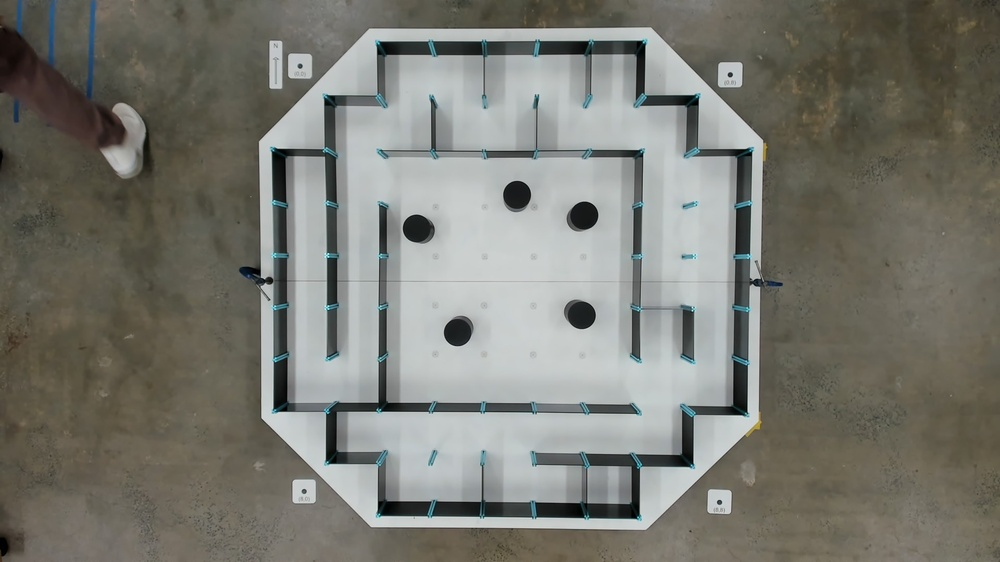
#> input picture 4.2_Path_Planning/maze7.jpg, 1000 x 562 px, shrunk from 1920 x 1080 before the run
$ jupyter execute Continuous_PP.ipynb   (older library calls are emulated)
#> lines starting #> are read from the running program, lines starting #| are printed output that depends on the picture; after the words box and inside, x2 and y2 are one past the last pixel; in counts of white or black regions, pixels touching at a corner belong together
# Requirements

[cell 1]
import cv2
import numpy as np
import random
import math
from matplotlib import pyplot as plt
from collections import deque

random.seed(42)

# Image Processing

[cell 2]
img = cv2.imread("maze7.jpg")
#> img is the input picture: shape (562, 1000, 3); mean B, G, R 113.7, 121.4, 121.4
gray = cv2.cvtColor(img, cv2.COLOR_BGR2GRAY)
blur = cv2.GaussianBlur(gray, (5, 5), 0)
_, thresh = cv2.threshold(blur, 140, 200, cv2.THRESH_BINARY)
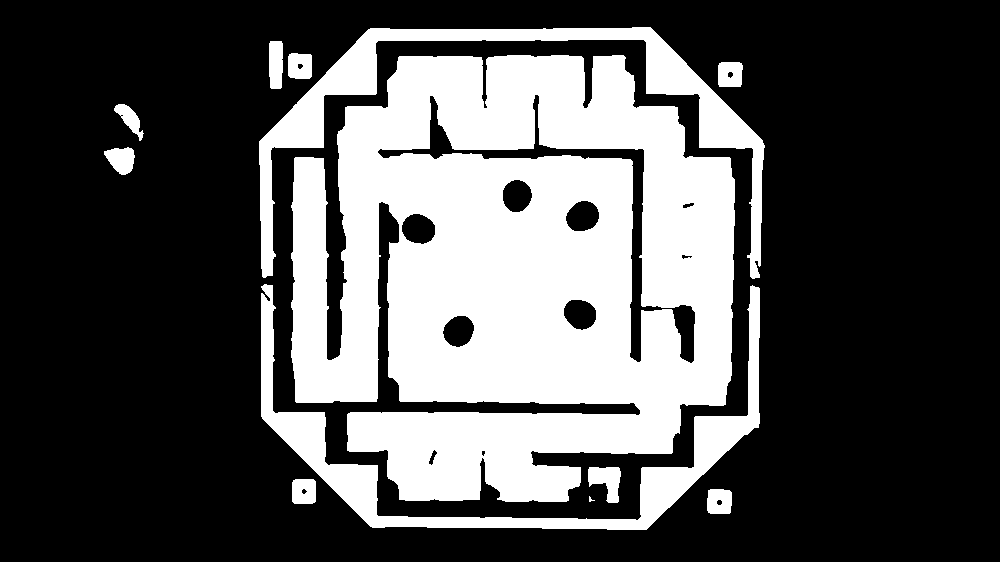
#> thresh: shape (562, 1000); values 0 (black) and 200 (white), 31.9% white; 12 white regions (1 under 20 px)
_, contours, _ = cv2.findContours(thresh, cv2.RETR_EXTERNAL, cv2.CHAIN_APPROX_SIMPLE)
#> contours = 12 contours, 1 with area under 20; largest, box (x1, y1, x2, y2) and area: (291, 55, 735, 502) 151370, (259, 27, 765, 279) 15289, (261, 284, 760, 530) 14244, (588, 467, 621, 503) 691, (269, 41, 283, 89) 579
largest_contour = max(contours, key=cv2.contourArea)
#> largest_contour = contour of 616 points, box (x1, y1, x2, y2) (291, 55, 735, 502), area 151370
x, y, w, h = cv2.boundingRect(largest_contour)
#> x = 291; y = 55; w = 444; h = 447
cropped = img[y:y+h, x:x+w]
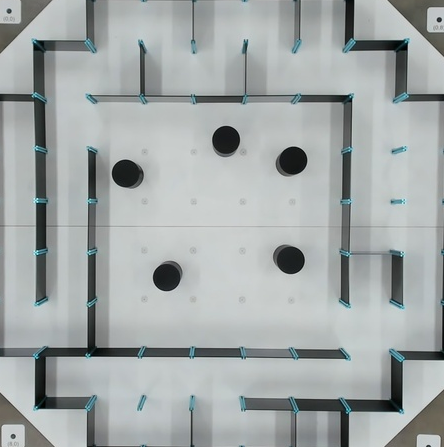
#> cropped: shape (447, 444, 3); mean B, G, R 168.4, 168.6, 162.8

plt.figure(figsize=(10, 5))

plt.subplot(1, 2, 1)
plt.imshow(cv2.cvtColor(img, cv2.COLOR_BGR2RGB))
plt.title('Original Image')

plt.subplot(1, 2, 2)
plt.imshow(cv2.cvtColor(cropped, cv2.COLOR_BGR2RGB))
plt.title('Black & White Image with Pronounced Lines')
plt.show()

# Crop to Edges on Maze

[cell 3]
image = cropped.copy()
hsv = cv2.cvtColor(image, cv2.COLOR_BGR2HSV)
#> hsv: shape (447, 444, 3); mean H, S, V 86.2, 12.4, 169.3

lower_blue = np.array([80, 80, 80])
upper_blue = np.array([120, 200, 200])
mask = cv2.inRange(hsv, lower_blue, upper_blue)
#> mask: shape (447, 444); 0.87% white in thin lines or dots

kernel = np.ones((5, 5), np.uint8)
mask = cv2.morphologyEx(mask, cv2.MORPH_CLOSE, kernel)
#> mask: shape (447, 444); 1% white; 55 white regions (15 under 20 px), largest, box (x1, y1, x2, y2) and area: (389, 349, 405, 362) 103, (343, 38, 356, 52) 90, (393, 93, 409, 103) 85
mask = cv2.morphologyEx(mask, cv2.MORPH_OPEN, kernel)
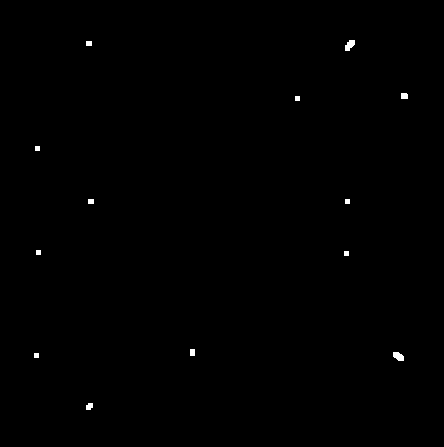
#> mask: shape (447, 444); 0.24% white; 13 white regions

_, contours, _ = cv2.findContours(mask, cv2.RETR_EXTERNAL, cv2.CHAIN_APPROX_SIMPLE)
#> contours = 13 contours, 6 with area under 20; largest, box (x1, y1, x2, y2) and area: (393, 352, 404, 361) 59, (345, 40, 355, 51) 58, (401, 93, 408, 99) 30, (86, 403, 93, 410) 29, (190, 349, 195, 356) 24, (88, 199, 94, 204) 20, (86, 41, 92, 46) 20

if len(contours) == 0:
    raise ValueError("No blue poles detected. Adjust HSV thresholds.")

all_points = np.vstack(contours[i] for i in range(len(contours)))
#> all_points = contour of 75 points, box (x1, y1, x2, y2) (34, 40, 408, 410), area 13464

hull = cv2.convexHull(all_points)
#> hull = contour of 11 points, box (x1, y1, x2, y2) (34, 40, 408, 410), area 123396

poly_mask = np.zeros(image.shape[:2], dtype=np.uint8)
cv2.fillPoly(poly_mask, [hull], 255)
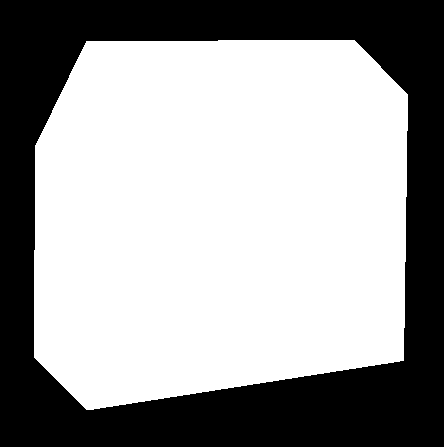
#> poly_mask: shape (447, 444); 62.5% white; 1 black region, box (x1, y1, x2, y2) and area: (0, 0, 444, 447) 74435

polygon_cropped = cv2.bitwise_and(image, image, mask=poly_mask)
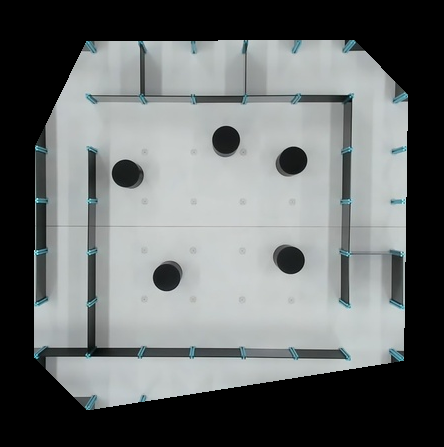
#> polygon_cropped: shape (447, 444, 3); mean B, G, R 108.6, 108.7, 104.9

x, y, w, h = cv2.boundingRect(hull)
#> x = 34; y = 40; w = 374; h = 370
final_cropped = polygon_cropped[y:y+h, x:x+w]
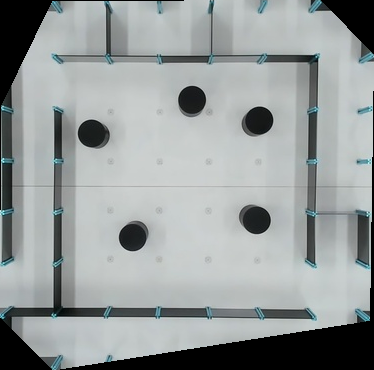
#> final_cropped: shape (370, 374, 3); mean B, G, R 155.8, 155.9, 150.4

plt.imshow(cv2.cvtColor(final_cropped, cv2.COLOR_BGR2RGB))
plt.show()

# cv2.imwrite("maze_polygon_crop.jpg", final_cropped)

# Black and White mask for more accurate trajectory plotting

[cell 4]
gray_image = cv2.cvtColor(cropped.copy(), cv2.COLOR_BGR2GRAY)

_, mask = cv2.threshold(gray_image, 70, 250, cv2.THRESH_BINARY_INV)
#> mask: shape (447, 444); values 0 (black) and 250 (white), 7.7% white; 166 white regions (123 under 20 px), largest, box (x1, y1, x2, y2) and area: (35, 303, 141, 409) 1855, (345, 355, 403, 412) 1056, (350, 40, 408, 97) 891

kernel = np.ones((3, 3), np.uint8)
dilated_mask = cv2.dilate(mask, kernel, iterations=5)  # Increase iterations for more thickening
#> dilated_mask: shape (447, 444); values 0 (black) and 250 (white), 25% white; 39 white regions

black_white_image = cv2.bitwise_and(gray_image, dilated_mask)

plt.figure(figsize=(10, 5))

plt.subplot(1, 2, 1)
plt.imshow(cv2.cvtColor(cropped, cv2.COLOR_BGR2RGB))
plt.title('Original Image')

plt.subplot(1, 2, 2)
plt.imshow(black_white_image, cmap='gray')
# cv2.imwrite('black_white_image.jpg', black_white_image)
plt.title('Black & White Image with Pronounced Lines')

plt.show()
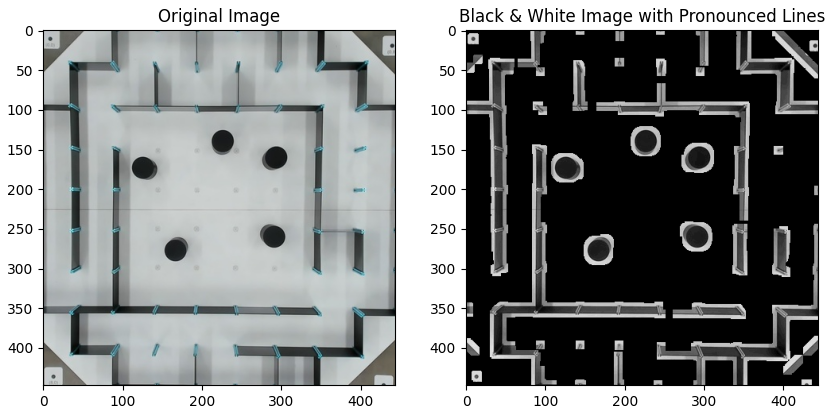
#> figure drawn by matplotlib, 2 panels

[cell 5]
# Detect circles (cylinders) in the black and white image
gray = black_white_image.copy()
if len(gray.shape) == 3:
    gray = cv2.cvtColor(gray, cv2.COLOR_BGR2GRAY)

# Find contours in the black and white image

contours_info = cv2.findContours(black_white_image, cv2.RETR_EXTERNAL, cv2.CHAIN_APPROX_SIMPLE)
#> contours_info = 39 contours; largest, box (x1, y1, x2, y2) and area: (30, 144, 251, 447) 9112, (240, 244, 444, 447) 6918, (0, 35, 61, 310) 5864, (164, 67, 357, 240) 4662, (340, 0, 444, 106) 3513
contours = contours_info[-2]
#> contours has the same summary as contours_info

output_img = black_white_image.copy()  # Keep as single-channel (black and white)
clearance = 5  # Adjust for your desired clearance

for cnt in contours:
    area = cv2.contourArea(cnt)
    perimeter = cv2.arcLength(cnt, True)
    if perimeter == 0:
        continue
    circularity = 4 * np.pi * (area / (perimeter * perimeter))
    # Only consider contours that are sufficiently circular (e.g., circularity > 0.7)
    if circularity > 0.82 and area > 1:  # area threshold to ignore noise
        (x, y), radius = cv2.minEnclosingCircle(cnt)
        center = (int(x), int(y))
        radius = int(radius)
        cv2.circle(output_img, center, radius + clearance, 255, 45)  # White ring (value 255)
#> this loop made 39 passes
#> (area, perimeter, circularity, x, y, radius, center) on passes 18, 22, 32: (1271, 134.4, 0.884, 127.7, 172.9, 22, (127, 172)), (1203, 129.3, 0.905, 225.5, 139.5, 20, (225, 139)), (166, 49.66, 0.846, 8.93, 10.93, 8, (8, 10))
#> (area, perimeter, circularity, x, y, radius) on passes 12, 16, 21: (1221, 132.4, 0.875, 168, 276, 22), (1260, 136.4, 0.851, 288, 259, 22), (1287.5, 137, 0.862, 291, 161, 22)
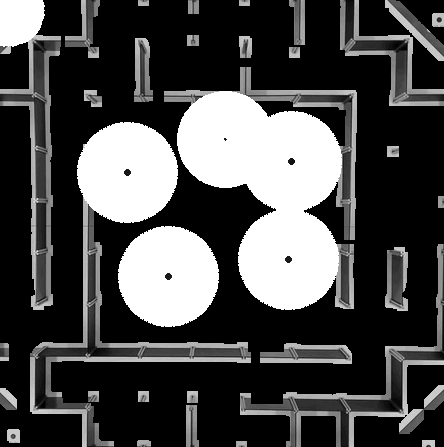
#> output_img: shape (447, 444); min 0, max 255, mean 74.7

plt.figure(figsize=(10, 6))
plt.imshow(output_img, cmap='gray')
plt.axis('off')
plt.title('Perimeter Rings on Black & White Image')
plt.show()

# Plotting available paths
May need to change line_thickness in is_clear_path between images

May also need to remove/add diagonals depending on alignment

[cell 6]
def is_clear_path(x1, y1, x2, y2):
    line_thickness = 20 # may need changing - 5 is normal for no circles
    line_mask = np.zeros_like(output_img)
    cv2.line(line_mask, (x1, y1), (x2, y2), 255, line_thickness)
    line_pixels = cv2.bitwise_and(output_img, output_img, mask=line_mask)
    return np.all(line_pixels == 0)

img_bgr = cv2.cvtColor(output_img, cv2.COLOR_GRAY2BGR)

height, width = output_img.shape
#> height = 447; width = 444

rows, cols = 9, 9
cols_b4_cols = 9

row_spacing = height // rows
#> row_spacing = 49
col_spacing = width // cols
#> col_spacing = 49

nodes = []
for i in range(rows):
    row = []
    for j in range(cols_b4_cols):
        x = j * col_spacing + col_spacing // 2
        y = i * row_spacing + row_spacing // 2
        row.append((x, y))
        cv2.circle(img_bgr, (x, y), 5, (0, 0, 255), -1)
    nodes.append(row)
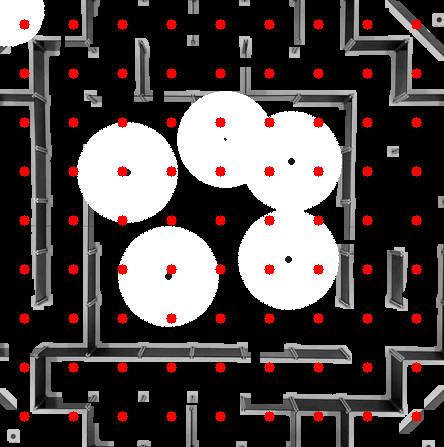
#> img_bgr: shape (447, 444, 3); mean B, G, R 72.8, 72.8, 81.2
#> after the loop, nodes = 9 items

neighbors = {}
for i in range(rows):
    for j in range(cols_b4_cols):
        current = nodes[i][j]
        neighbors[current] = []

        # Check right neighbor
        if j < cols_b4_cols - 1 and is_clear_path(nodes[i][j][0], nodes[i][j][1], nodes[i][j + 1][0], nodes[i][j + 1][1]):
            neighbors[current].append(nodes[i][j + 1])
            cv2.line(img_bgr, nodes[i][j], nodes[i][j + 1], (0, 0, 250), 2, lineType=cv2.LINE_AA)

        # Check left neighbor
        if j > 0 and is_clear_path(nodes[i][j][0], nodes[i][j][1], nodes[i][j - 1][0], nodes[i][j - 1][1]):
            neighbors[current].append(nodes[i][j - 1])
            cv2.line(img_bgr, nodes[i][j], nodes[i][j - 1], (0, 0, 250), 2, lineType=cv2.LINE_AA)

        # Check bottom neighbor
        if i < rows - 1 and is_clear_path(nodes[i][j][0], nodes[i][j][1], nodes[i + 1][j][0], nodes[i + 1][j][1]):
            neighbors[current].append(nodes[i + 1][j])
            cv2.line(img_bgr, nodes[i][j], nodes[i + 1][j], (0, 0, 250), 2, lineType=cv2.LINE_AA)

        # Check top neighbor
        if i > 0 and is_clear_path(nodes[i][j][0], nodes[i][j][1], nodes[i - 1][j][0], nodes[i - 1][j][1]):
            neighbors[current].append(nodes[i - 1][j])
            cv2.line(img_bgr, nodes[i][j], nodes[i - 1][j], (0, 0, 250), 2, lineType=cv2.LINE_AA)

        # Check bottom-right diagonal neighbor
        if i < rows - 1 and j < cols_b4_cols - 1 and is_clear_path(nodes[i][j][0], nodes[i][j][1], nodes[i + 1][j + 1][0], nodes[i + 1][j + 1][1]):
            neighbors[current].append(nodes[i + 1][j + 1])
            cv2.line(img_bgr, nodes[i][j], nodes[i + 1][j + 1], (0, 0, 250), 2, lineType=cv2.LINE_AA)

        # Check bottom-left diagonal neighbor
        if i < rows - 1 and j > 0 and is_clear_path(nodes[i][j][0], nodes[i][j][1], nodes[i + 1][j - 1][0], nodes[i + 1][j - 1][1]):
            neighbors[current].append(nodes[i + 1][j - 1])
            cv2.line(img_bgr, nodes[i][j], nodes[i + 1][j - 1], (0, 0, 250), 2, lineType=cv2.LINE_AA)

        # Check top-right diagonal neighbor
        if i > 0 and j < cols_b4_cols - 1 and is_clear_path(nodes[i][j][0], nodes[i][j][1], nodes[i - 1][j + 1][0], nodes[i - 1][j + 1][1]):
            neighbors[current].append(nodes[i - 1][j + 1])
            cv2.line(img_bgr, nodes[i][j], nodes[i - 1][j + 1], (0, 0, 250), 2, lineType=cv2.LINE_AA)

        # Check top-left diagonal neighbor
        if i > 0 and j > 0 and is_clear_path(nodes[i][j][0], nodes[i][j][1], nodes[i - 1][j - 1][0], nodes[i - 1][j - 1][1]):
            neighbors[current].append(nodes[i - 1][j - 1])
            cv2.line(img_bgr, nodes[i][j], nodes[i - 1][j - 1], (0, 0, 250), 2, lineType=cv2.LINE_AA)
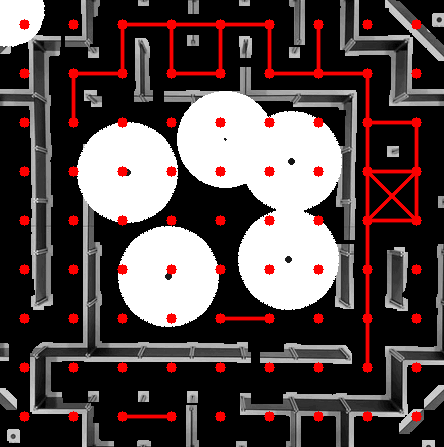
#> img_bgr: shape (447, 444, 3); 3.34% of pixels changed, all inside (x1, y1, x2, y2) = (71, 22, 419, 419)

plt.figure(figsize=(10, 6))
plt.imshow(cv2.cvtColor(img_bgr, cv2.COLOR_BGR2RGB))
plt.axis('off')
plt.show()

# Using BFS to find fastest path

Weighted heavier for straighter paths

[cell 7]
start = nodes[2][0]  # Top-left corner
goal = nodes[4][8]  # Top-right corner

def bfs_path(start, goal, neighbors):
#> called with start = (24, 122), goal = (416, 220)
    queue = deque([start])
    visited = set([start])
    parent = {start: None}

    while queue:
        current = queue.popleft()

        if current == goal:
            path = []
            while current is not None:
                path.append(current)
                current = parent[current]
            return path[::-1]  # Return reversed path

        # Explore neighbors
        for neighbor in neighbors[current]:
            if neighbor not in visited:
                visited.add(neighbor)
                parent[neighbor] = current
                queue.append(neighbor)
#> this loop made 1 pass

    return None  # Return None if no path is found

robot_direction = 'south'  # Assuming the robot starts facing south

# [128 lines left out: functions get_direction, direction_to_command, convert_path_to_commands, not called in this run]

path = bfs_path(start, goal, neighbors)

if path:
    for i in range(len(path) - 1):
        cv2.line(img_bgr, path[i], path[i + 1], (0, 255, 0), 2, lineType=cv2.LINE_AA)
else:
    print("No valid path found.")

# Convert the path to movement commands
if path:
    movement_commands = convert_path_to_commands(path)
    print(f"Movement commands: {movement_commands}")
else:
    print("No valid path found.")

plt.figure(figsize=(10, 6))
plt.imshow(cv2.cvtColor(img_bgr, cv2.COLOR_BGR2RGB))
plt.axis('off')
plt.show()
